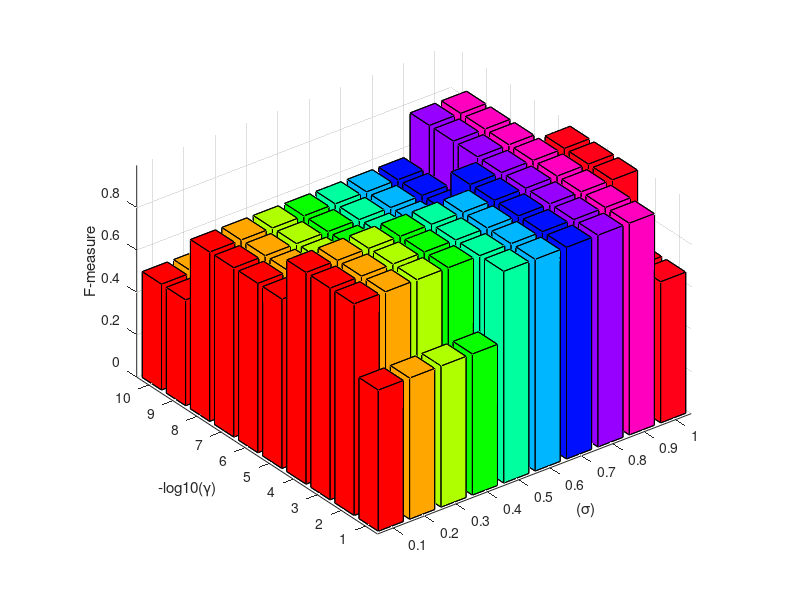

This chart was generated by the following MATLAB code:
%% F-measure
% close all
% clear all
% clc
figure('Color',[1 1 1]);
load('F_measure_glass04vs5_fix_gamma.mat')
AA=F_measure_glass04vs5_fix_gamma;
xa=[0.1 0.2 0.3 0.4 0.5 0.6 0.7 0.8 0.9 1];
ya=[10 9 8 7 6 5 4 3 2 1];
[x,y]=meshgrid(xa,ya);
%mesh(x,y,AA,'LineWidth',3.0)
colormap hsv
bar3(AA)
set(gca,'XTickLabel',xa);
set(gca,'YTickLabel',ya);
xlabel('(\sigma)');
ylabel('-log10(\gamma)'); 
zlabel('F-measure')